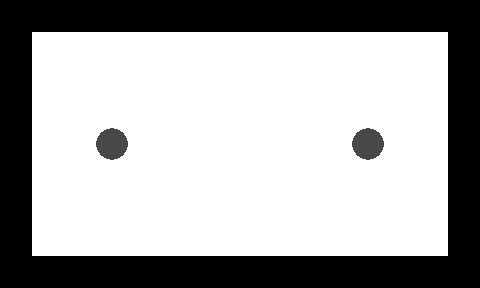

This is a level from a 2D game, rendered from its Tiled map with the project's own tilesets. A one-line summary and the complete map file follow:
An orthogonal 15x9 tile map with 32x32 px tiles, 2 tile layers (1, 2).

<map version="1.0" orientation="orthogonal" width="15" height="9" tilewidth="32" tileheight="32">
 <tileset firstgid="1" name="n_tiles1" tilewidth="32" tileheight="32">
  <image source="../../images/map/common/n_tiles1.png" width="128" height="64" />
 </tileset>
 <layer name="1" width="15" height="9">
  <data encoding="csv">
1,1,1,1,1,1,1,1,1,1,1,1,1,1,1,
1,1,1,1,1,1,1,1,1,1,1,1,1,1,1,
1,1,1,1,1,1,1,1,1,1,1,1,1,1,1,
1,1,1,1,1,1,1,1,1,1,1,1,1,1,1,
1,1,1,1,1,1,1,1,1,1,1,1,1,1,1,
1,1,1,1,1,1,1,1,1,1,1,1,1,1,1,
1,1,1,1,1,1,1,1,1,1,1,1,1,1,1,
1,1,1,1,1,1,1,1,1,1,1,1,1,1,1,
1,1,1,1,1,1,1,1,1,1,1,1,1,1,1
</data>
 </layer>
 <layer name="2" width="15" height="9">
  <data encoding="csv">
2,2,2,2,2,2,2,2,2,2,2,2,2,2,2,
2,0,0,0,0,0,0,0,0,0,0,0,0,0,2,
2,0,0,0,0,0,0,0,0,0,0,0,0,0,2,
2,0,0,0,0,0,0,0,0,0,0,0,0,0,2,
2,0,0,3,0,0,0,0,0,0,0,3,0,0,2,
2,0,0,0,0,0,0,0,0,0,0,0,0,0,2,
2,0,0,0,0,0,0,0,0,0,0,0,0,0,2,
2,0,0,0,0,0,0,0,0,0,0,0,0,0,2,
2,2,2,2,2,2,2,2,2,2,2,2,2,2,2
</data>
 </layer>
</map>
